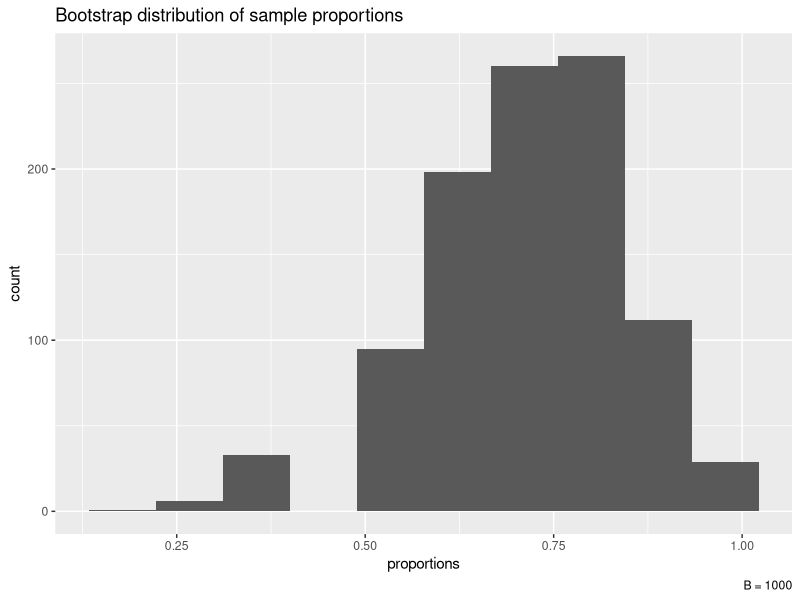

Recreate this plot in R.
## ---- chunk 1
set.seed(1)
## ---- chunk 2
x <- c("berry", "burry", "berry", "berry", "berry", 
       "bury", "berry", "burry", "berry", "berry")

n <- length(x)
B <- 1000
boot_props <- rep(NA, B)
for(b in 1:B){
  x_b <- sample(x, size = n, replace = TRUE)
  boot_props[b] <- sum(x_b == "berry")/n
}

library(tidyverse)
boot_df <- data.frame(bootstrapped_props = boot_props) 
ggplot(boot_df, aes(x = bootstrapped_props)) +
  geom_histogram(bins = 10) +
  labs(x = "proportions",
       title = "Bootstrap distribution of sample proportions",
       caption = paste0("B = ", B))
